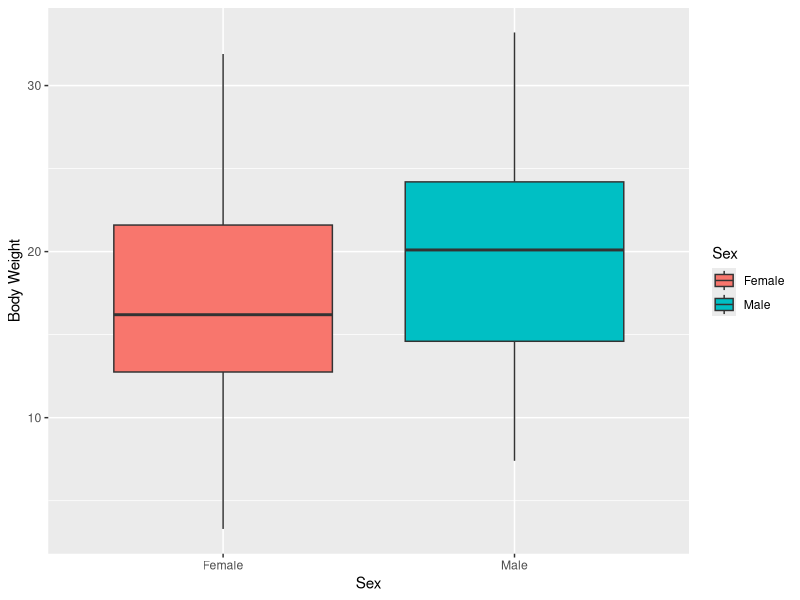

This figure's R source:
## ---- chunk 1
library(tidyverse)
library(ggthemes)
library(ggplot2)
library(dplyr)

miceData <- read.table(file="Data/Data_Carlitzetal_2019.csv", header=T, sep = ",")
miceData
miceModel <- miceData %>%
  select(Sex, BodyWeight)
  

ANOmodel <- aov(BodyWeight~factor(Sex),data=miceModel)
print(ANOmodel)
summary(ANOmodel)


ANOPlot <- ggplot(data=miceModel, aes(x=Sex,y=BodyWeight, fill = Sex)) +
  geom_boxplot() + 
  xlab("Sex") + 
  ylab("Body Weight") 
  

          
  
ANOPlot
  
